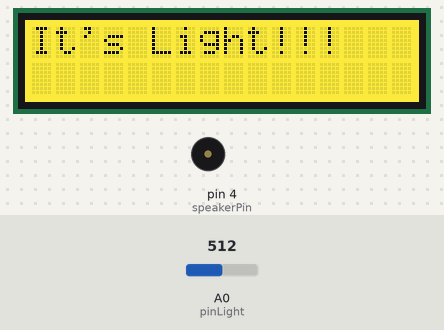
A sketch run on a simulated Arduino Uno, built with avr-gcc and run on an emulated ATmega328P. Parts: 16×2 character LCD, buzzer (waves = sounding). The test bench sets the inputs (shaded band); at power-on: A0 (pinLight) = 512. Random numbers use the default seed unless the sketch sets one.

Above: at 2.7 s.
2.8 s: A0 (pinLight) set to 21
4.9 s: A0 (pinLight) set to 17
At 7.5 s:
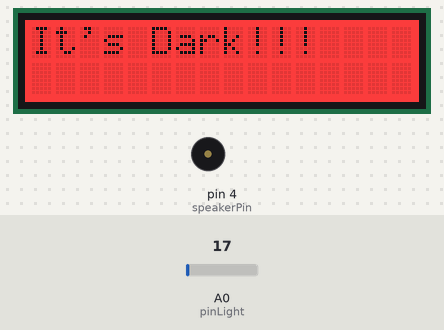
At 12.6 s:
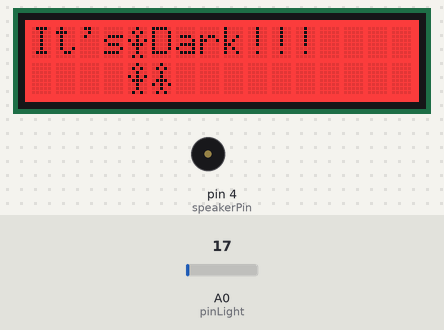
Timing chart, 0 to 14.1 s (numbered marks = the images above; inputs shaded):
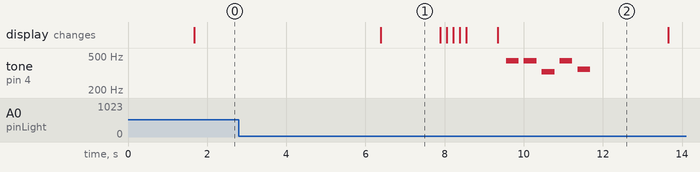

The sketch:

dark_vs_light2.ino
```cpp
// demo of Starter kit V2.0 - Grove - Light Sensor
// when the value of light sensor ledd than a certain value
// led will on, you can set this certain value via change thresholdvalue
// such as when you cover light sensor with your hand, you'll find led on


#include <Wire.h>
#include "rgb_lcd.h"

rgb_lcd lcd;


const int colorR = 255;
const int colorG = 0;
const int colorB = 0;

const int pinLight = A0;
const int pinLed   = 7;

int thresholdvalue=20;                 //the threshold to turn on or off the LED

int speakerPin = 4;                  // Grove Buzzer connect to D3

byte armsDown[8] = {
    0b00100,
    0b01010,
    0b00100,
    0b00100,
    0b01110,
    0b10101,
    0b00100,
    0b01010
};

byte armsUp[8] = {
    0b00100,
    0b01010,
    0b00100,
    0b10101,
    0b01110,
    0b00100,
    0b00100,
    0b01010
};


int length = 15; // the number of notes
char notes[] = "aaeaf "; // a space represents a rest
int beats[] = { 1, 1, 1, 1, 1, 1, 2, 1, 1, 1, 1, 1, 1, 2, 4 };
int tempo = 300;

void playTone(int tone, int duration) {
    for (long i = 0; i < duration * 1000L; i += tone * 2) {
        digitalWrite(speakerPin, HIGH);
        delayMicroseconds(tone);
        digitalWrite(speakerPin, LOW);
        delayMicroseconds(tone);
    }
}

void playNote(char note, int duration) {
    char names[] = { 'c', 'd', 'e', 'f', 'g', 'a', 'b', 'C' };
    int tones[] = { 1915, 1700, 1519, 1432, 1275, 1136, 1014, 956 };

    // play the tone corresponding to the note name
    for (int i = 0; i < 8; i++) {
        if (names[i] == note) {
            playTone(tones[i], duration);
        }
    }
}


void setup()
{
     lcd.begin(16, 2);

    lcd.setRGB(255, 0, 0);

    // Print a message to the LCD.
    lcd.createChar(3, armsDown);
    // create a new character
    lcd.createChar(4, armsUp);
    lcd.print("hello, Petula! :)");

    delay(1500);

    pinMode(speakerPin, OUTPUT);
}

void loop()
{
  const int randNumber = random(1, 2);
    int sensorValue = analogRead(pinLight);    //the light sensor is attached to analog 0
    if(sensorValue<thresholdvalue)
    {
         lcd.begin(16, 2);

    lcd.setRGB(255, 0, 0);

    // Print a message to the LCD.
    lcd.print("It's Dark!!!");

    delay(1500);

    int sensorReading = analogRead(A0);
    // map the result to 200 - 1000:
    int delayTime = map(sensorReading, 65, 1023, 200, 1000);
    // set the cursor to the bottom row, 5th position:
    lcd.setCursor(4, 1);
    // draw the little man, arms down:
    lcd.write(3);
    delay(delayTime);
    lcd.setCursor(4, 1);
    // draw him arms up:
    lcd.write(4);
    delay(delayTime);
    lcd.setCursor(4, 1);
    // draw the little man, arms down:
    lcd.write(3);
    delay(delayTime);
    lcd.setCursor(4, 1);
    // draw the little man, arms down:
    lcd.write(4);
    delay(delayTime);
    lcd.write(3);
    delay(delayTime);
    lcd.setCursor(4, 1);
    // draw the little man, arms down:
    lcd.write(4);
    delay(delayTime);
    lcd.write(3);
    delay(delayTime);
    lcd.setCursor(4, 1);
    // draw the little man, arms down:
    lcd.write(4);
    delay(delayTime);
    lcd.write(3);
    delay(delayTime);
    lcd.setCursor(4, 0);
    // draw the little man, arms down:
    lcd.write(4);
    delay(delayTime);


for (int i = 0; i < length; i++)
    {
        if (notes[i] == ' ')
        {
            delay(beats[i] * tempo); // rest
        }
        else
        {
            playNote(notes[i], beats[i] * tempo);
        }

        // pause between notes
        delay(tempo / 2);
    }


    }
    else
    {
        lcd.begin(16, 2);

    lcd.setRGB(255, 233, 0);

    // Print a message to the LCD.
    lcd.print("It's Light!!!");

    delay(1500);


    }
}
```

Measured:
- the behaviour switches between 20 and 19 on A0 (pinLight) (found by bisection; images 0 and 1)
- after the input at 2.8 s, every drawn part: stays the same
- after the input at 4.9 s, tone on pin 4 (speakerPin): plays 439 Hz for 0.32 s, 439 Hz for 0.32 s, 328 Hz for 0.32 s, 439 Hz for 0.32 s, 348 Hz for 0.32 s, starting after 4.7 s; the display: changes after 1.5 s (image 1)
- what the display in image 1 shows lasts 1.5 s, from 6.4 s to 7.9 s
